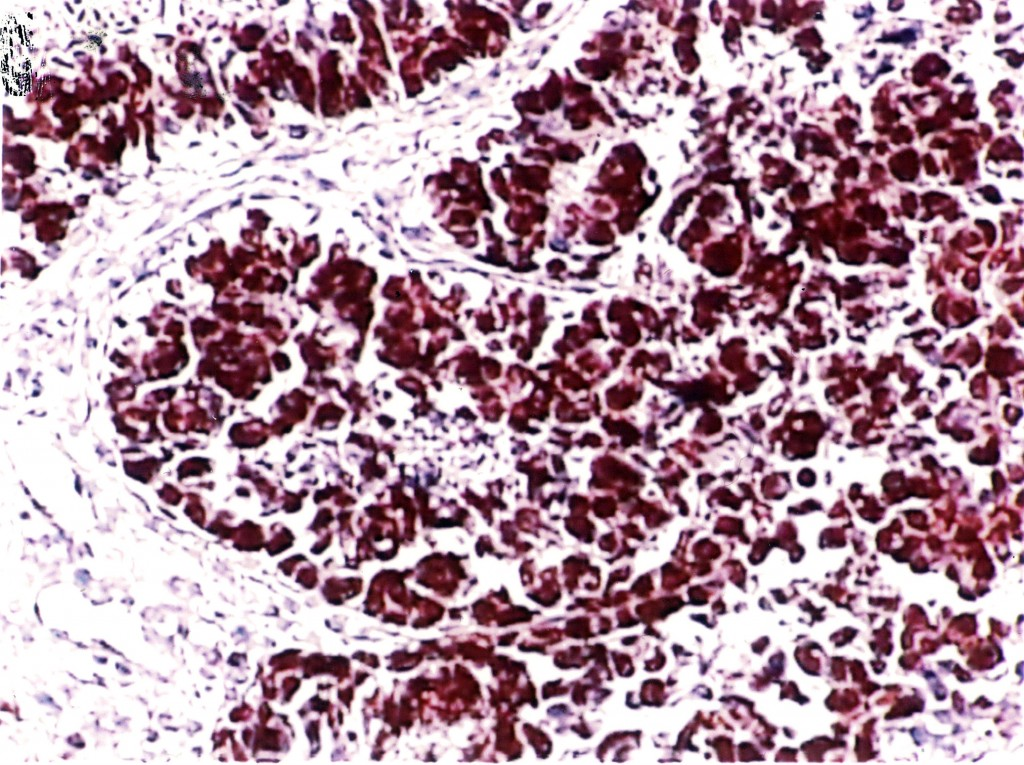
#> input picture watershed/Chocolate/2.jpg, 1024 x 765 px, given in place of 5.jpg, which was not available
$ python watershed_lines.py 5 5   (Python 2 division)   (older library calls are emulated)
#> lines starting #> are read from the running program, lines starting #| are printed output that depends on the picture; after the words box and inside, x2 and y2 are one past the last pixel; in counts of white or black regions, pixels touching at a corner belong together; pictures that were not available may be replaced by others from this repository, and a replacement may not be noted
import os
import sys
import numpy as np

from scipy import ndimage
from skimage import feature
from skimage.color import rgb2gray
from skimage.filters import threshold_otsu, sobel
from skimage.feature import peak_local_max
from skimage.morphology import watershed

from skimage import io
io.use_plugin('pil')

import argparse
import pprint
pp = pprint.PrettyPrinter().pprint


#-------------------------------------------------------------------------------
parser = argparse.ArgumentParser()

# pilot cores
parser.add_argument('from_image',			type=int,
                    help='start from this image number')
# num compute units
parser.add_argument('to_image',				type=int,
                    help='go until this image number')
# background brightness
parser.add_argument('brightness', 			nargs='?', default=0, choices=[0, 1],
                    help='set brightness of image background')
# verbosity
parser.add_argument('-v', '--verbosity',    action='count', default=0,
                    help='increase output verbosity')

# retrieve arguments
args = parser.parse_args()

read_from 			= args.from_image
read_until 			= args.to_image
bright_background   = args.brightness


if args.verbosity >= 2:
    print('Input Arguments')
    pp([   ['read_from        ' , read_from],
           ['read_to   		  ' , read_to],
           ['bright_background' , bright_background]
       ])
if args.verbosity >= 1:
    print 'Arguments are valid'

# Use for testing on Will's local linux VM
path = '/Users/WillC/Documents/Rutgers/Research/RADICAL/watershed/midas/watershed/Chocolate'

inputs 	= ''
outputs	= ''
path_for_input = os.path.join(path, inputs)
path_for_output =  os.path.join(path, outputs)


while read_from <= read_until:

	image = os.path.join(path_for_input, str(read_from) + '.jpg')

	# catch error when image does not exit
	try:
		img = io.imread(image)			    	        # read image as a 2D numpy array
#> img is the input picture: shape (765, 1024, 3); mean R, G, B 178.3, 148.4, 162.1
	except Exception as e:
		print e
		read_from += 1
		continue

	img_gray = rgb2gray(img)
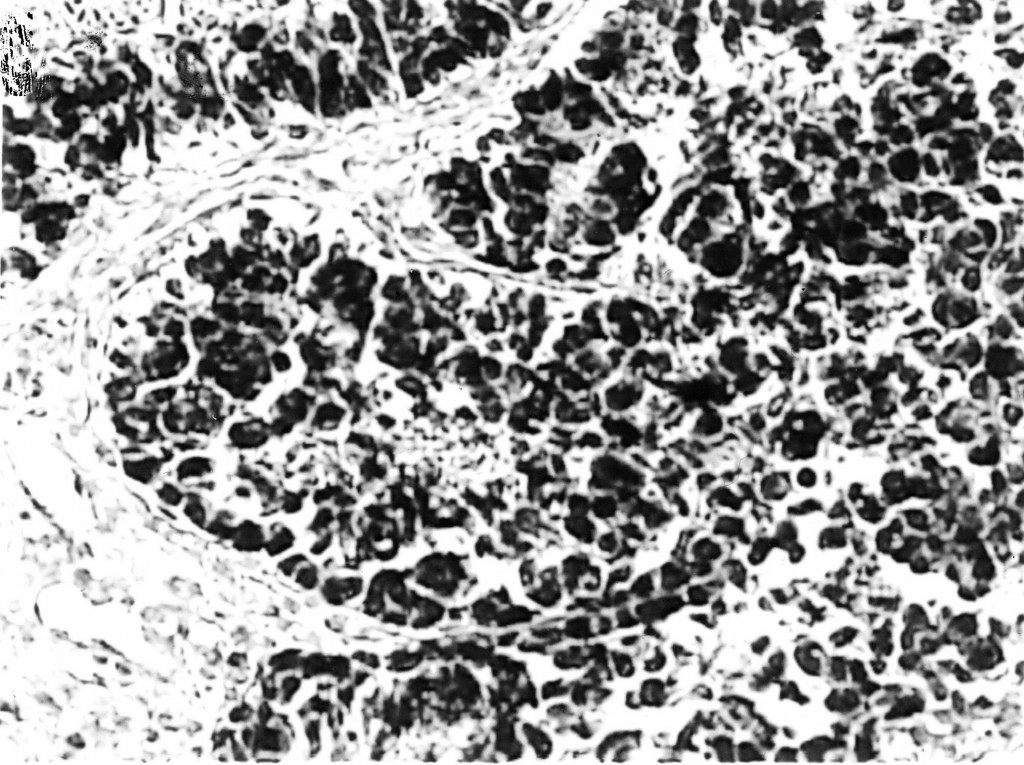
#> img_gray: shape (765, 1024) float64; min 0, max 1, mean 0.611

	thresh = threshold_otsu(img_gray)		        # return threshold value based on on otsu's method
#> thresh = 0.557

	if bright_background:
		foreground_mask = img_gray <= thresh            # for bright background
	else:
		foreground_mask = img_gray > thresh 	        # for dark background
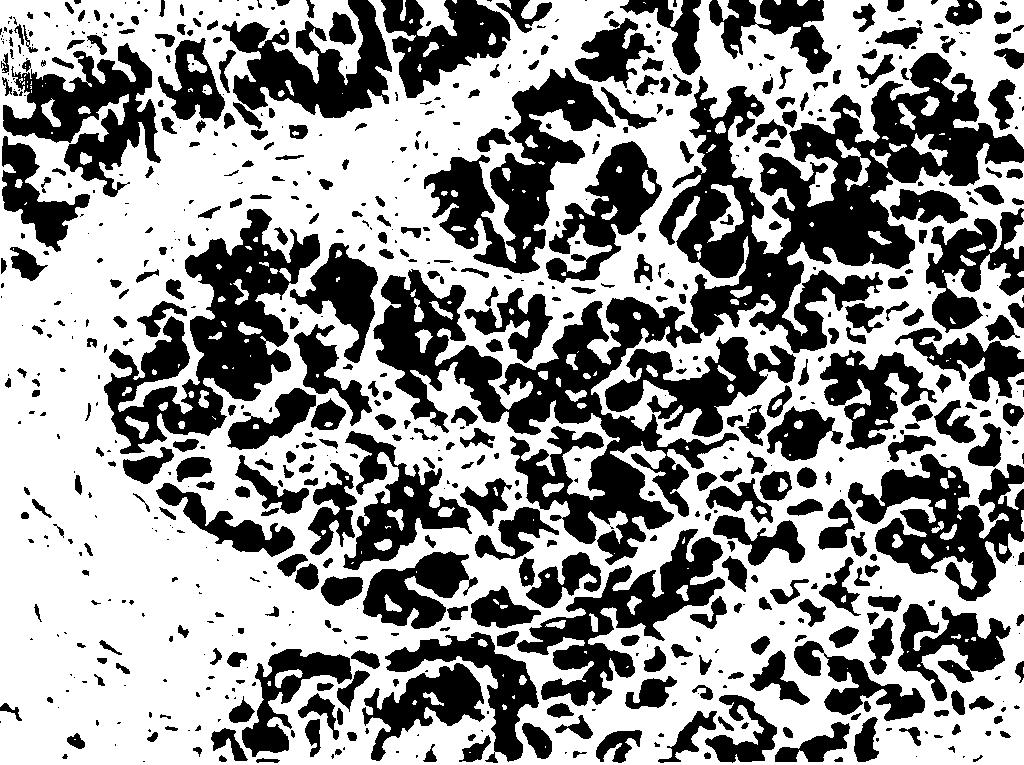
#> foreground_mask: shape (765, 1024) bool; 58.2% white; 754 black regions (324 under 20 px), largest, box (x1, y1, x2, y2) and area: (373, 53, 1024, 565) 71430, (104, 209, 320, 454) 19453, (424, 68, 616, 274) 13754


	# compute the Euclidean distance from every binary pixel to the nearest zero pixel
	# and then find peaks in this distance map
	#
	distance = ndimage.distance_transform_edt(foreground_mask)

	# return a boolean array shaped like image, with peaks represented by True values
	localMax = peak_local_max(distance, indices=False, min_distance=30, labels=foreground_mask)
#> localMax: shape (765, 1024) bool; 0.02% white in thin lines or dots, all inside (x1, y1, x2, y2) = (30, 30, 994, 735)

	# perform a connected component analysis on the local peaks using 8-connectivity
	markers = ndimage.label(localMax, structure=np.ones((3, 3)))[0]
#> markers: shape (765, 1024) int32; 135 distinct labels, from 0 to 134

	# apply the Watershed algorithm
	labels = watershed(-distance, markers, mask=foreground_mask)
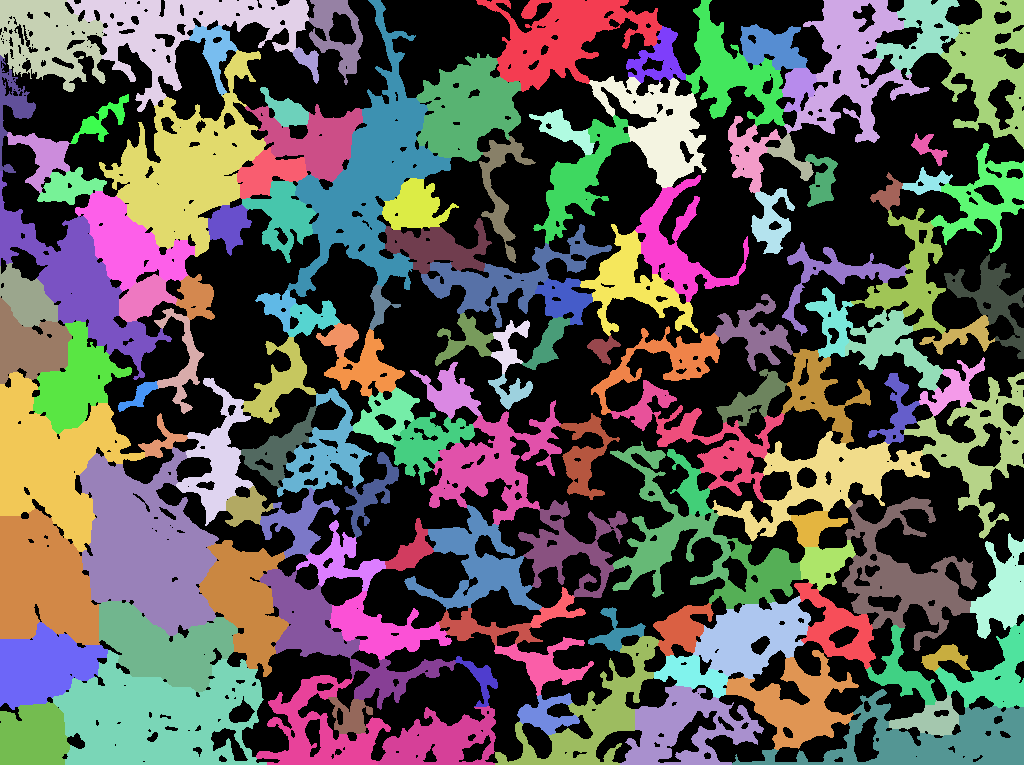
#> labels: shape (765, 1024) int32; 135 distinct labels, from 0 to 134; one colour per label, 0 black

	print ' [x] In image %s' % (image)
	print ' [x] there are %d segments found' % (len(np.unique(labels)) - 1)
#|  [x] there are 134 segments found


	# loop over the unique labels returned by the Watershed algorithm
	# each label is a unique object

	for label in np.unique(labels):

		# if the label is zero, we are examining the 'background' so ignore it
		#
		if label != 0:

			mask = np.zeros(img_gray.shape, dtype="uint8")       # create a black mask
			mask[labels == label] = 255	        # it make the pixels that correspond to the label-object white

			# compute the sobel transform of the mask to detect the label's-object's edges
			edge_sobel = sobel(mask)
			# make all the pixel, which correspond to label's edges, green in the image
			img[edge_sobel > 0] = [0,255,0]
#> this loop made 135 passes
#> img: shape (765, 1024, 3); 18.31% of pixels changed, all inside (x1, y1, x2, y2) = (0, 0, 1024, 765)
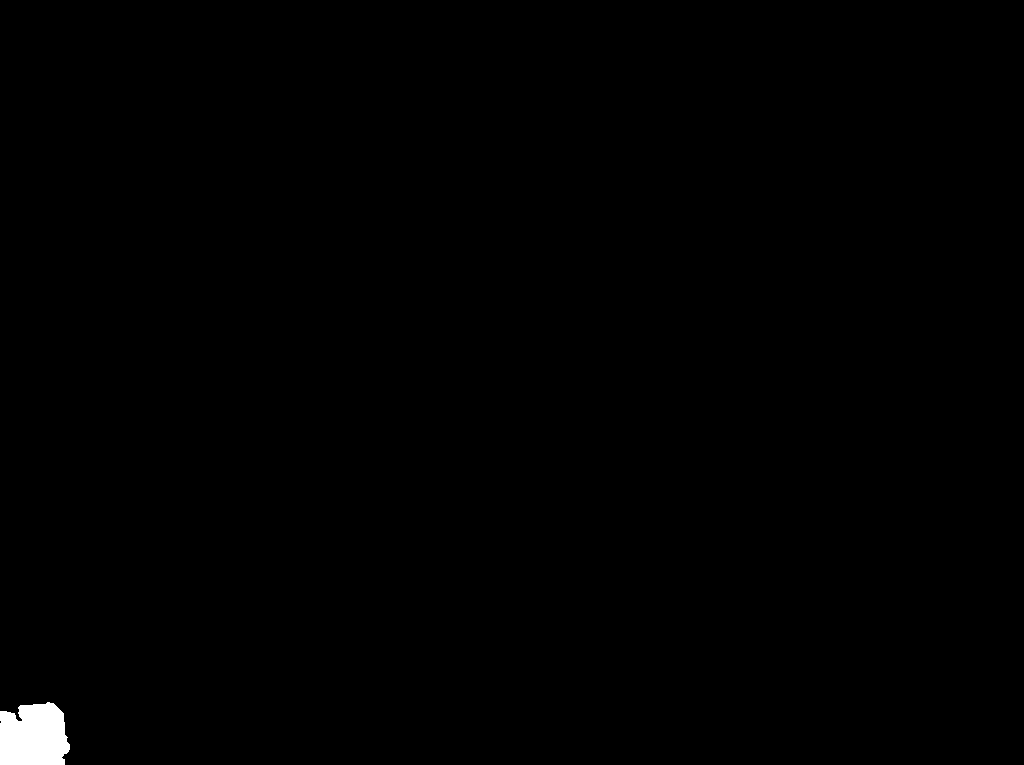
#> mask: shape (765, 1024); 0.48% white; 1 white region, box (x1, y1, x2, y2) and area: (0, 702, 70, 765) 3770

	name_out_image = os.path.join(path_for_output, 'out' + str(read_from) + '.jpg')
	io.imsave(name_out_image, img)
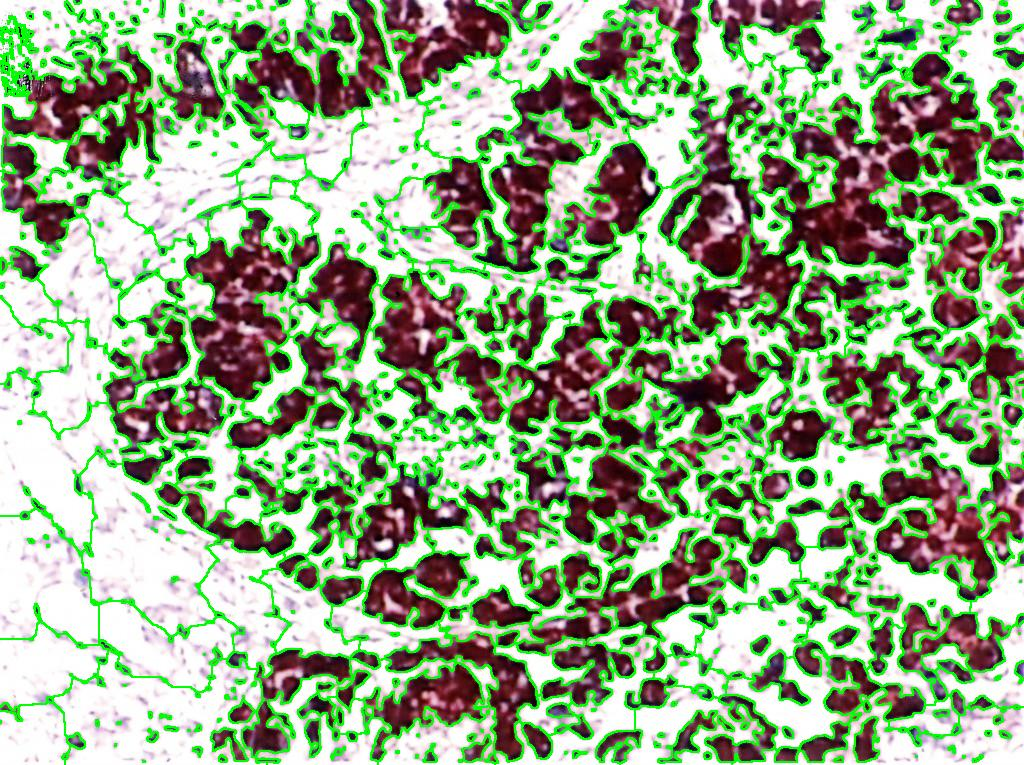
#> saved as out5.jpg: shape (765, 1024, 3); mean R, G, B 145.9, 169.2, 132.3

	read_from += 1

#-------------------------------------------------------------------------------

$ run again, on watershed/Chocolate/3.jpg
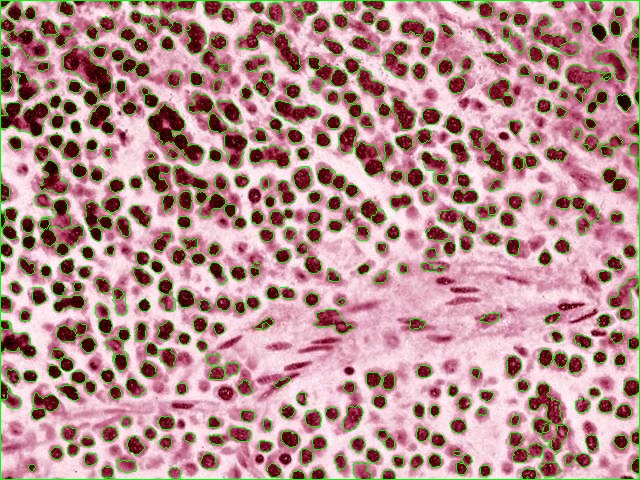
#> input picture watershed/Chocolate/3.jpg, 640 x 480 px, given in place of 5.jpg, which was not available
#> img is the input picture: shape (480, 640, 3); mean R, G, B 184.6, 144.6, 144.5
#> thresh = 0.478
#> `foreground_mask = img_gray > thresh`:
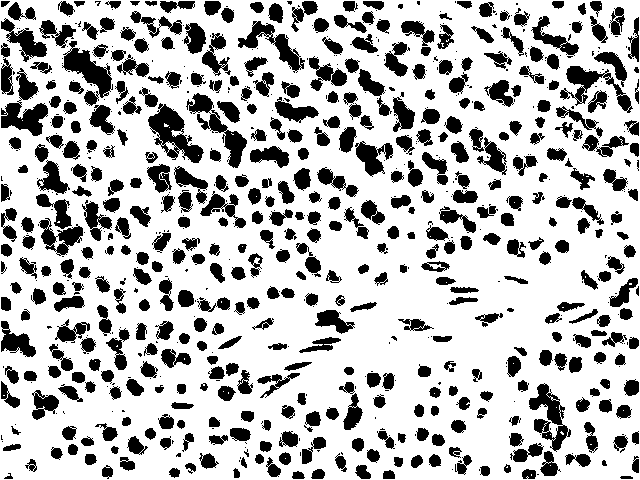
#> foreground_mask: shape (480, 640) bool; 73.2% white; 751 black regions (296 under 20 px), largest, box (x1, y1, x2, y2) and area: (148, 103, 204, 163) 1446, (1, 68, 48, 136) 1357, (62, 41, 113, 106) 1307
#> localMax: shape (480, 640) bool; 0.02% white in thin lines or dots, all inside (x1, y1, x2, y2) = (30, 31, 610, 450)
#> markers: shape (480, 640) int32; 60 distinct labels, from 0 to 59
#> labels: shape (480, 640) int32; 60 distinct labels, from 0 to 59
#|  [x] there are 59 segments found
#> the loop `for label in np.unique(labels):  # if the label is zero, we are examin..` made 60 passes
#> `io.imsave(name_out_image, img)`:
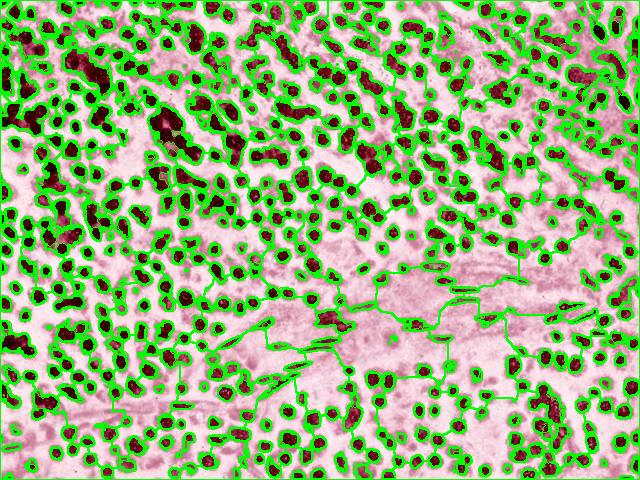
#> saved as out5.jpg: shape (480, 640, 3); mean R, G, B 149.5, 179, 122.7
